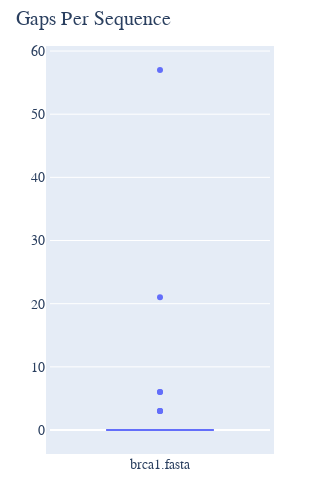

Notebook cell for this chart:
### Markdown cell above
### Displaying unique gaps as a box plot

### Code cell
counts = aln.count_gaps_per_seq(unique=True, drawable='box')
counts.show(width=300, height=500)

### Figure 1 — Plotly figure (JSON) as saved in the notebook; plotly's stock layout.template omitted (floating-point values rounded to 4 significant figures)
{"data": [{"name": "brca1.fasta", "text": ["FlyingFox", "DogFaced", "FreeTaile", "LittleBro", "TombBat", "RoundEare", "FalseVamp", "LeafNose", "Horse", "Rhino", "Pangolin", "Cat", "Dog", "Llama", "Pig", "Cow", "Hippo", "SpermWhale", "HumpbackW", "Mole", "Hedgehog", "TreeShrew", "FlyingLem", "Galago", "HowlerMon", "Rhesus", "Orangutan", "Gorilla", "Human", "Chimpanzee", "Jackrabbit", "FlyingSqu", "OldWorld", "Mouse", "Rat", "NineBande", "HairyArma", "Anteater", "Sloth", "Dugong", "Manatee", "AfricanEl", "AsianElep", "RockHyrax", "TreeHyrax", "Aardvark", "GoldenMol", "Madagascar", "Tenrec", "LesserEle", "GiantElep", "Caenolest", "Phascogale", "Wombat", "Bandicoot"], "type": "box", "y": [0, 0, 0, 0, 0, 0, 0, 0, 0, 0, 0, 0, 0, 0, 0, 3, 0, 0, 0, 0, 0, 3, 0, 3, 21, 0, 0, 0, 0, 0, 0, 57, 0, 0, 0, 0, 0, 0, 0, 0, 0, 0, 0, 0, 0, 0, 0, 0, 6, 0, 6, 0, 0, 0, 0]}], "layout": {"autosize": false, "font": {"family": "Balto", "size": 14}, "height": 500, "hovermode": "closest", "margin": {"b": 50, "l": 50, "pad": 4, "r": 50, "t": 50}, "showlegend": false, "title": {"text": "Gaps Per Sequence"}, "width": 300, "xaxis": {"autorange": true, "range": [-0.5, 0.5], "type": "category", "visible": true}, "yaxis": {"autorange": true, "range": [-3.167, 60.17], "type": "linear", "visible": true}}}
